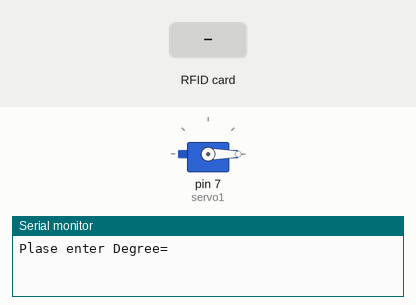
A sketch run on a simulated Arduino Uno, built with avr-gcc and run on an emulated ATmega328P. Shown: servo, the last lines printed to the serial monitor. The test bench sets the inputs (shaded band).

Above: at 1.7 s.
1.8 s: RFID card A9 AB A3 29 held to the reader
At 2.7 s:
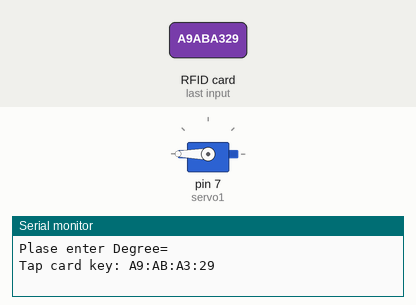
3.3 s: RFID card 4B 7F A1 0D held to the reader
At 4.3 s:
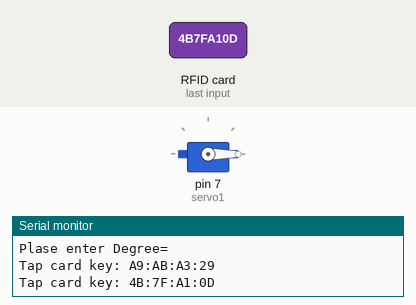
Timing chart, 0 to 6.3 s (numbered marks = the images above; inputs shaded):
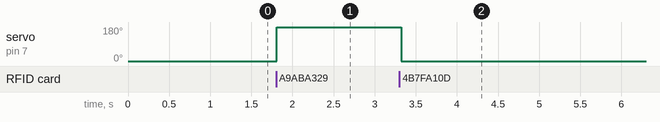

The sketch:

RFID_SERVO.ino
```cpp
#include <Servo.h>
#include "SPI.h"
#include "MFRC522.h"

#define SS_PIN 10
#define RST_PIN 9
#define SP_PIN 8

MFRC522 rfid(SS_PIN, RST_PIN);

MFRC522::MIFARE_Key key;

Servo servo1;
int servo_value;

void setup()
{
  Serial.begin(9600);
  SPI.begin();

  delay(4);

  rfid.PCD_Init();
  servo1.attach(7);
  servo1.write(0);
  delay(500);

  Serial.println("Plase enter Degree= ");

}

void loop()
{
  if (!rfid.PICC_IsNewCardPresent() || !rfid.PICC_ReadCardSerial())
    return;

  // Serial.print(F("PICC type: "));
  MFRC522::PICC_Type piccType = rfid.PICC_GetType(rfid.uid.sak);
  // Serial.println(rfid.PICC_GetTypeName(piccType));

  // Check is the PICC of Classic MIFARE type
  if (piccType != MFRC522::PICC_TYPE_MIFARE_MINI &&
    piccType != MFRC522::PICC_TYPE_MIFARE_1K &&
    piccType != MFRC522::PICC_TYPE_MIFARE_4K) {
    Serial.println(F("Your tag is not of type MIFARE Classic."));
    return;
  }

  String strID = "";
  for (byte i = 0; i < 4; i++) {
    strID +=
    (rfid.uid.uidByte[i] < 0x10 ? "0" : "") +
    String(rfid.uid.uidByte[i], HEX) +
    (i!=3 ? ":" : "");
  }
  strID.toUpperCase();

  // เมื่อถึงส่วนนี้ ตัวแปร strID จะเก็บค่า UID ของแท็กไว้แล้ว
  // สามารถนำไปใช้งานได้เลย เช่น นำไปเข้า IF เพื่อให้หลอด
  // LED ติดสว่าง หรือดับได้
  Serial.print("Tap card key: ");
  Serial.println(strID);

  if(strID.indexOf("A9:AB:A3:29")>=0){
    servo1.write(180);
    delay(5);
  }else if(strID.indexOf("4B:7F:A1:0D")>=0){
    servo1.write(0);
    delay(5);
  }

  rfid.PICC_HaltA();
  rfid.PCD_StopCrypto1();
}
```

Measured:
- after the input at 1.8 s, servo on pin 7 (servo1): 0° → 180° at once
- after the input at 3.3 s, servo on pin 7 (servo1): 180° → 0° at once
